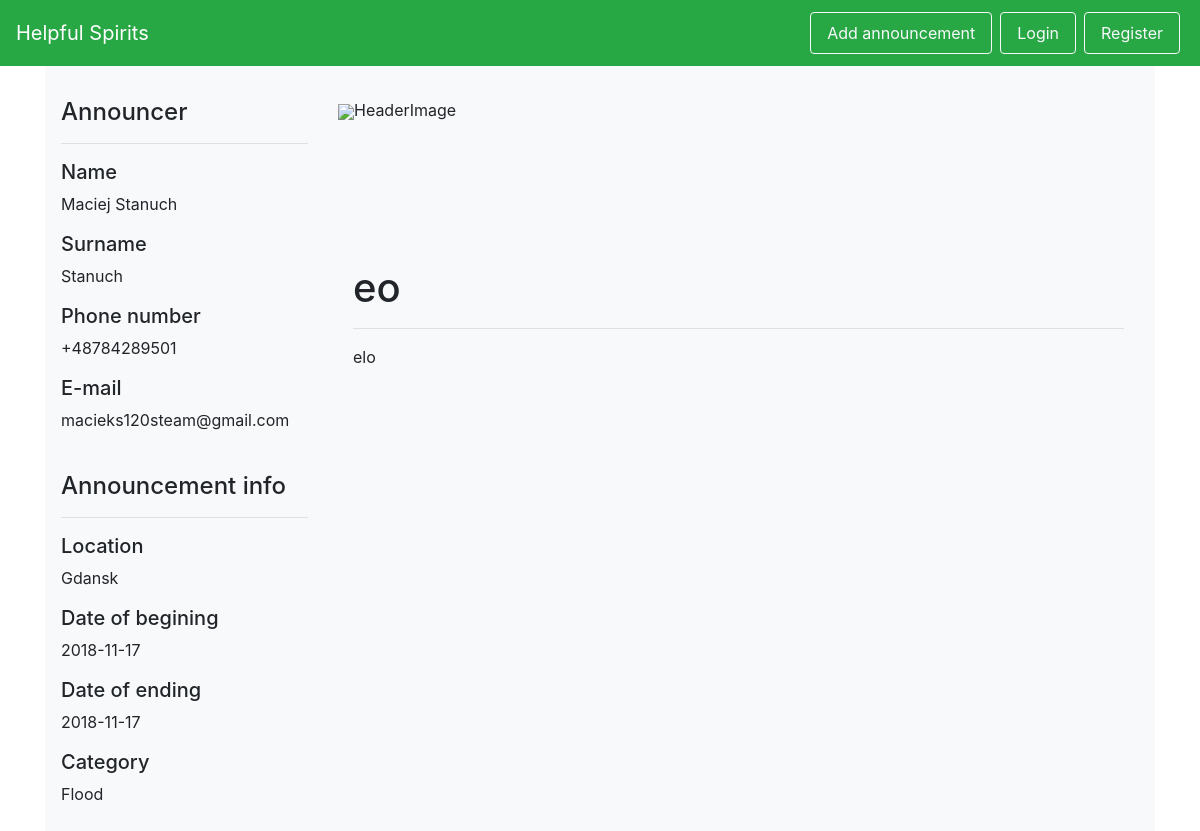
The app's page /posters/1, older data.
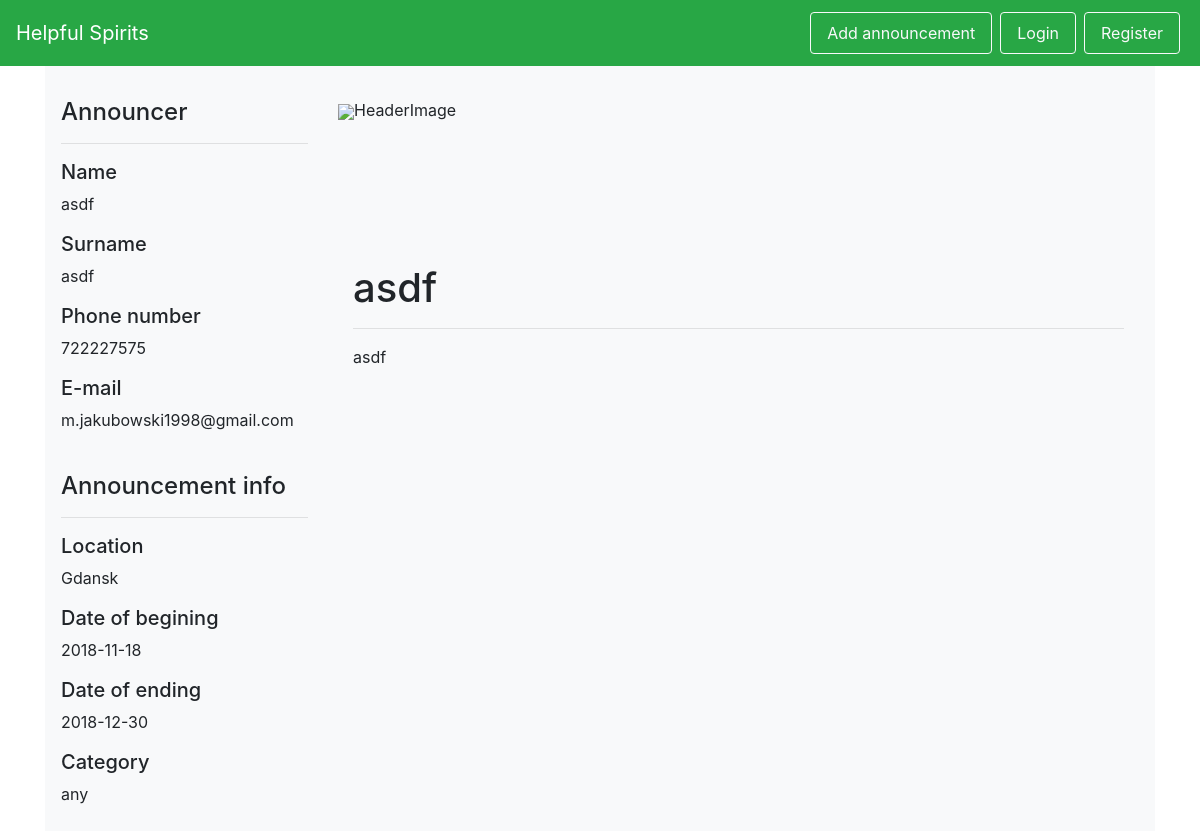
The same page, newer data.
### helpful_spirits/models.py (models this page shows, shortened)
class User(db.Model, UserMixin):
    id = db.Column(db.Integer, primary_key=True)
    firstname = db.Column(db.String(50), nullable=False)
    surname = db.Column(db.String(50), nullable=False)
    birthday = db.Column(db.Date, nullable=False)
    phone = db.Column(db.String, nullable=False)
    password_hash = db.Column(db.String, nullable=False)
    email = db.Column(db.String)
    @staticmethod
    def get_by_id(id):
        return User.query.filter_by(id=id).first()

class Poster(db.Model):
    id = db.Column(db.Integer, primary_key=True)
    add_date = db.Column(db.Date, nullable=False)
    start_date = db.Column(db.Date, nullable=False)
    end_date = db.Column(db.Date)
    is_active = db.Column(db.Boolean, nullable=False)
    title = db.Column(db.String(100), nullable=False)
    description = db.Column(db.String(1000), nullable=False)
    location_id = db.Column(db.Integer, db.ForeignKey('location.id'), nullable=False)
    victim_id = db.Column(db.Integer, db.ForeignKey('victim.id'), nullable=False)
    category_id = db.Column(db.Integer, db.ForeignKey('category.id'), nullable=False)
    @staticmethod
    def get_by_id(id):
        return Poster.query.filter_by(id=id).first()

class Category(db.Model):
    id = db.Column(db.Integer, primary_key=True)
    name = db.Column(db.String(50), nullable=False)
    danger_level = db.Column(db.Integer, nullable=False)
    posters = db.relationship('Poster', backref='category')

### helpful_spirits/views.py (the view)
@app.route('/posters/<id>')
def poster(id):
    form = AddPoster()
    poster = Poster.get_by_id(id)
    if poster is None:
        return redirect(url_for('posters'))
    victim = Victim.find_user_by_id(poster.victim_id)
    return render_template('poster.html', poster=poster, form=form, victim=victim)

### helpful_spirits/models.py (called while the page is built)
    @staticmethod
    def find_user_by_id(id):
        return User.get_by_id(id)

### helpful_spirits/templates/poster.html (shortened to what this page needs)
{% extends 'base.html' %}
{% from "includes/_forms.html" import render_field %}
{% block body %}
<div id="wrapper-div" class="py-3" style="background-color: #f8f9fa;">
    <div class="row py-3 px-3">
        <div class="col-md-3 col-xs-12">
            <h4>Announcer</h4>
            <hr/>
            <h5>Name</h5>
            <p>{{ victim.firstname }}</p>
            <h5>Surname</h5>
            <p>{{ victim.surname }}</p>
            <h5>Phone number</h5>
            <p>{{ victim.phone }}</p>
            <h5>E-mail</h5>
            <p>{{ victim.email }}</p>
            <br/>
            <h4>Announcement info</h4>
            <hr/>
            <h5>Location</h5>
            <p>{{ poster.location.city.name }}</p>
            <h5>Date of begining</h5>
            <p>{{ poster.add_date }}</p>
            <h5>Date of ending</h5>
            <p>{{ poster.end_date }}</p>
            <h5>Category</h5>
            <p>{{ poster.category.name }}</p>
        </div>
        <div class="col-md-9 col-xs-12">
            <div class="img-wrapper" style="min-height:150px;"><img src="#">HeaderImage</img></div>
            <div class="container py-3" >
                <h1>{{ poster.title }}</h1>
                <hr/>
                <p>{{ poster.description }}</p>
            </div>
        </div>
    </div>
</div>
{% endblock %}

Row changes from the older to the newer data that the page shows:
changed User: firstname "Maciej Stanuch" → "asdf"; surname "Stanuch" → "asdf"; phone "+48784289501" → "722227575"; email "macieks120steam@gmail.com" → "m.jakubowski1998@gmail.com"
changed Poster: add_date "2018-11-17" → "2018-11-18"; end_date "2018-11-17" → "2018-12-30"; title "eo" → "asdf"; description "elo" → "asdf"
changed Category: category.name "Flood" → "any"
